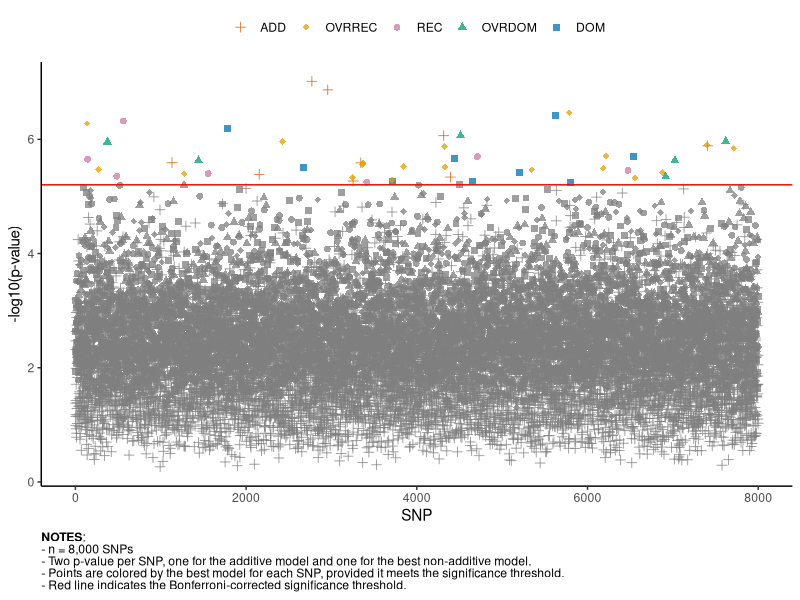

Reproduce this figure in R.
# libraries --------------------------------------------------------------------
library(data.table)
library(tidyverse)
library(ggtext)

n              <- 8000 # number of SNPs to generate
output_path    <- "~/Downloads/"
plot_file_name <- "manhattan.png"

# specifications ---------------------------------------------------------------
cols <- c(
    "ADD"    = "#D55E00",
    "DOM"    = "#0072B2",
    "REC"    = "#CC79A7",
    "OVRDOM" = "#009E73",
    "OVRREC" = "#E69F00"
)

shps <- c(
    "ADD"    = 3,
    "DOM"    = 15,
    "REC"    = 16,
    "OVRDOM" = 17,
    "OVRREC" = 18
)

# data -------------------------------------------------------------------------
generate_skewed_pvalues <- function(n, shape1 = 10, shape2 = 6, power = 9) {
  # n: Number of p-values to generate
  # shape1, shape2: Shape parameters for the Beta distribution (default gives a right-skewed distribution)
  # power: Exponent to which p-values are raised to create more extreme values (default is 1, no change)
  
  # Generate p-values from a Beta distribution
  p_values <- rbeta(n, shape1, shape2)
  
  # Apply the power transformation to make values more extreme
  p_values <- p_values^power
  
  # Ensure p-values are between 0 and 1
  p_values <- pmin(pmax(p_values, 0), 1)
  
  return(p_values)
}

generate_data <- function(n) {
    data.table(
        snp     = rep(paste0("rs", sample(100000:999999, size = n, replace = FALSE)), 5),
        model   = rep(c("ADD", "DOM", "REC", "OVRDOM", "OVRREC"), each = n),
        p_value = unlist(map(1:5, \(x) generate_skewed_pvalues(n)))
    )
}

process_data <- function(data, threshold = 0.05/n) {
    # Additive p-values
    add_data <- data[model == "ADD", ]
    alt_data <- data[model != "ADD", ]
    # Alternate (non-additive) p-values
    alt_data <- alt_data[alt_data[, .I[which.min(p_value)], snp][["V1"]], ]
    # stack
    stack <- rbindlist(list(add_data, alt_data))
    min_idx <- stack[, .I[which.min(p_value)], snp][["V1"]]
    stack[, `:=` (min = 0, id = as.numeric(factor(snp)), log10p = -log10(p_value))]
    stack[min_idx, min := 1]
    stack[, color := NA_character_]
    stack[min == 1 & p_value < threshold, color := model][]
}

color_man_plot <- function(
    data,
    threshold  = NULL,
    x_lab      = "SNP",
    y_lab      = "-log10(p-value)",
    point_size = 2,
    alpha      = 0.75
) {
    data |>
        ggplot(aes(x = id, y = log10p, color = color, shape = model)) +
        geom_point(size = point_size, alpha = alpha) +
        {if (!is.null(threshold)) geom_hline(yintercept = threshold, color = "red")} +
        labs(x = x_lab, y = y_lab) +
        xlim(0, data[, length(unique(id))]) +
        scale_color_manual(breaks = unique(data[, model]), values = cols, name = "model") +
        scale_shape_manual(name = "model", breaks = unique(data[, model]), values = shps) +
        theme_classic() +
        theme(
            legend.position = "top",
            legend.title = element_blank()
        )
}

# plot -------------------------------------------------------------------------
full_plot <- generate_data(8000) |>
    process_data(threshold = 0.05/8000) |>
    color_man_plot(threshold = -log10(0.05/8000)) +
    labs(
        caption = paste0("**NOTES**:<br>",
        " - n = 8,000 SNPs<br>",
        " - Two p-value per SNP, one for the additive model and one for the best non-additive model.<br>",
        " - Points are colored by the best model for each SNP, provided it meets the significance threshold.<br>",
        " - Red line indicates the Bonferroni-corrected significance threshold."
        )
    ) +
    theme(
        plot.caption = element_markdown(hjust = 0)
    )

# save plots -------------------------------------------------------------------
ggsave(
    plot     = full_plot,
    filename = paste0(output_path, plot_file_name),
    width    = 10,
    height   = 5.5,
    dpi      = 240,
    units    = "in"
)
